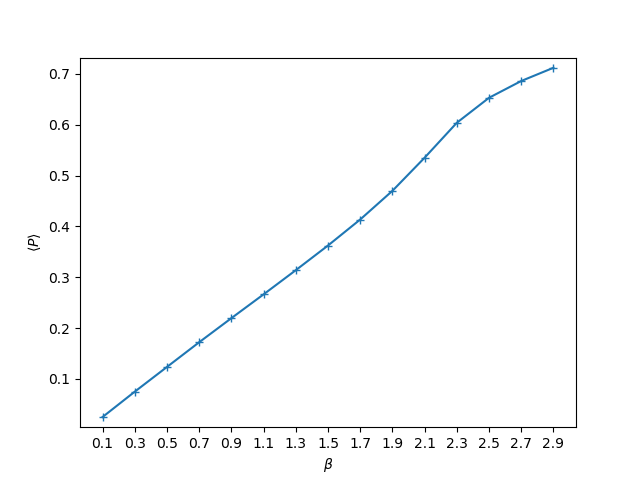

Python code for this plot:
import numpy as np
import matplotlib.pyplot as plt
import scipy.optimize as so

x = np.loadtxt('P_av_vs_beta.txt', usecols=0, skiprows=1)
y = np.loadtxt('P_av_vs_beta.txt', usecols=1, skiprows=1)
dy = np.loadtxt('P_av_vs_beta.txt', usecols=2, skiprows=1)

plt.xticks(np.arange(min(x), max(x)+0.1, 0.2))

plt.xlabel(r'$\beta$')
plt.ylabel(r'$\left\langle P \right\rangle$')
plt.ylim(min(y)-0.02,max(y)+0.02)
plt.errorbar(x,y,yerr=dy,marker='+')
plt.show()
